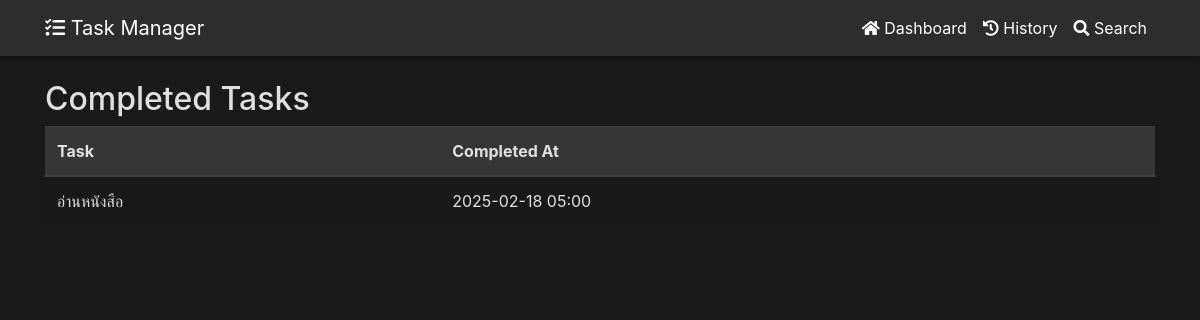
Before: /history with the older database file.
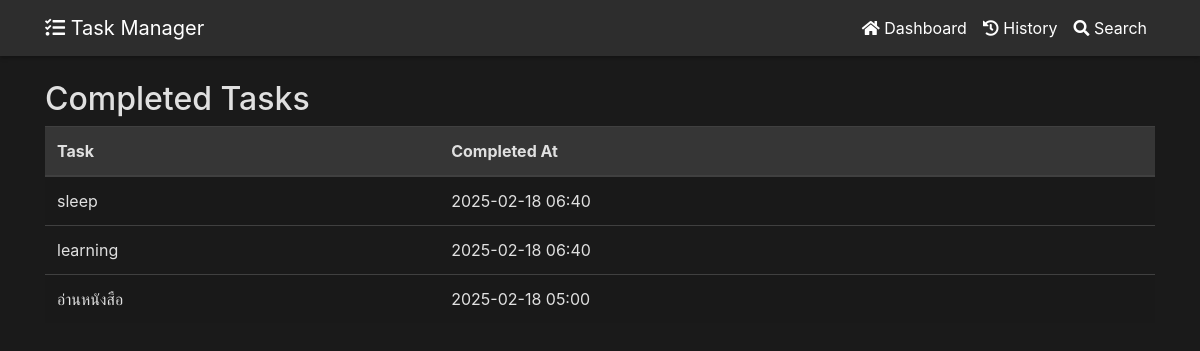
After: the same page with the newer database file.
### models.py (models this page shows, shortened)
class Task(db.Model):
    id = db.Column(db.Integer, primary_key=True)
    title = db.Column(db.String(255), nullable=False)
    description = db.Column(db.Text, nullable=True)
    completed = db.Column(db.Boolean, default=False)
    due_date = db.Column(db.DateTime, nullable=True)  # วันที่กำหนดส่ง
    created_at = db.Column(db.DateTime, default=datetime.utcnow)  # วันที่สร้าง
    completed_at = db.Column(db.DateTime, nullable=True)  # วันที่งานเสร็จ

### routes.py (the view)
@app_routes.route("/history")
def history():
    completed_tasks = (
        Task.query.filter_by(completed=True).order_by(Task.completed_at.desc()).all()
    )
    return render_template("history.html", tasks=completed_tasks)

### templates/history.html (shortened to what this page needs)
{% extends "base.html" %}
{% block content %}
    <h2>Completed Tasks</h2>
    {% if tasks %}
        <table class="table table-striped">
            <thead>
                <tr>
                    <th>Task</th>
                    <th>Completed At</th>
                </tr>
            </thead>
            <tbody>
                {% for task in tasks %}
                    <tr>
                        <td>{{ task.title }}</td>
                        <td>{{ task.completed_at.strftime('%Y-%m-%d %H:%M') if task.completed_at else 'N/A' }}</td>
                    </tr>
                {% endfor %}
            </tbody>
        </table>
    {% else %}
        <p>No completed tasks yet.</p>
    {% endif %}
{% endblock %}

Changed rows visible on the page:
now on this page (row edited): Task: title "sleep", completed_at "2025-02-18 06:40"
added Task: title "learning", completed_at "2025-02-18 06:40"
